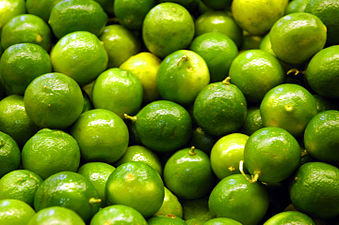
#> input picture images/Limes.jpg, 339 x 225 px
$ python main.py
#> lines starting #> are read from the running program, lines starting #| are printed output that depends on the picture
import sys
import os
import numpy as np
import matplotlib.image as im
import matplotlib.pyplot as plt

# sys.path.insert(0, os.path.join('..', 'srcs'))

def file_to_matriz(nome_file: str) -> np.array:
#> called with nome_file = 'images/Limes.jpg'
    matriz_colorida = im.imread(nome_file)
#> matriz_colorida is the input picture: shape (225, 339, 3); mean R, G, B 100.4, 129.8, 18.9
    matriz_8bit = matriz_colorida
    matriz_8bit = matriz_8bit.astype(np.uint16)

    return matriz_8bit

def imagem_to_cinza(matrix_colorida: np.array) -> np.array:

    linhas = matrix_colorida.shape[0]
#> linhas = 225
    colunas = matrix_colorida.shape[1]
#> colunas = 339

    matrix_gray = np.zeros((linhas, colunas))

    for i in range(linhas):
        for j in range(colunas):
            r, g, b = matrix_colorida[i, j]
            matrix_gray[i,j] = int((r + g + b) / 3)
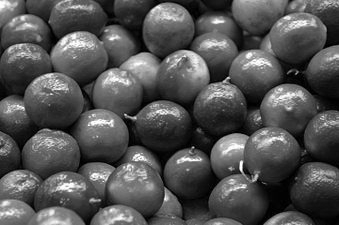
#> matrix_gray: shape (225, 339) float64; min 0, max 255, mean 82.7

    return matrix_gray

# Selecionando o arquivo de Imagem:

nome_file = os.path.join('images', 'Limes.jpg')

# Lendo a imagem e transformando ela em uma matriz:

matriz_colorida = file_to_matriz(nome_file)

# Passando a imagem pra escala cinza:

matriz_cinza = imagem_to_cinza(matriz_colorida)

# Passando o filtro de blur na imagem:

matriz_com_blur = matriz_cinza.copy()

lins = matriz_cinza.shape[0]
#> lins = 225
cols = matriz_cinza.shape[1]
#> cols = 339

m = matriz_cinza

for i in range(1, lins - 1):
    for j in range(1, cols -1):
        matriz_com_blur[i][j] = (
             1*m[i-1][j-1] + 1*m[i-1][j] + 1*m[i-1][j+1] +
             1*m[i][j-1] + 1*m[i][j] + 1*m[i][j+1] +
             1*m[i+1][j-1] + 1*m[i+1][j] + 1*m[i+1][j+1]
        ) / 9
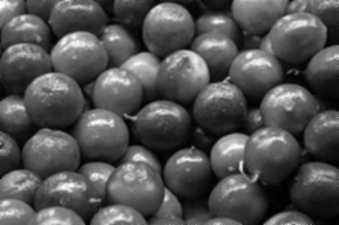
#> matriz_com_blur: shape (225, 339) float64; min 0, max 254, mean 82.7


# Exibindo as imagem com os filtros:

fig, axs = plt.subplots(1,3)

axs[0].imshow(matriz_colorida)
axs[0].set_title("Imagem colorida")

axs[1].imshow(matriz_cinza, cmap='gray')
axs[1].set_title("Imagem em escala cinza")

axs[2].imshow(matriz_com_blur, cmap='gray')
axs[2].set_title("Imagem com blur")


plt.tight_layout()
plt.show()
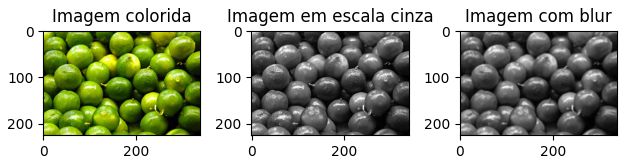
#> figure drawn by matplotlib, 3 panels
